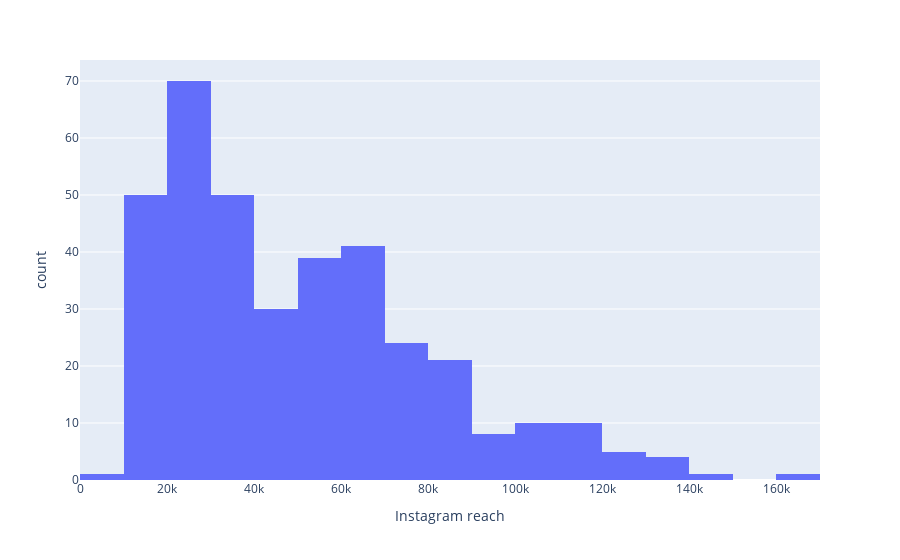

The cell this chart's notebook holds for it:
### Code cell
fig4 = px.histogram(df,x='Instagram reach')
fig4.show()

### Figure 1 — Plotly figure (JSON) as saved in the notebook; plotly's stock layout.template omitted (floating-point values rounded to 4 significant figures; data arrays with more than 128 entries replaced by an {"elided": "..."} marker saying what was removed)
{"data": [{"alignmentgroup": "True", "bingroup": "x", "hovertemplate": "Instagram reach=%{x}<br>count=%{y}<extra></extra>", "legendgroup": "", "marker": {"color": "#636efa", "pattern": {"shape": ""}}, "name": "", "offsetgroup": "", "orientation": "v", "showlegend": false, "type": "histogram", "x": {"elided": "365 int values"}, "xaxis": "x", "yaxis": "y"}], "layout": {"barmode": "relative", "legend": {"tracegroupgap": 0}, "margin": {"t": 60}, "xaxis": {"anchor": "y", "domain": [0, 1], "title": {"text": "Instagram reach"}}, "yaxis": {"anchor": "x", "domain": [0, 1], "title": {"text": "count"}}}}
